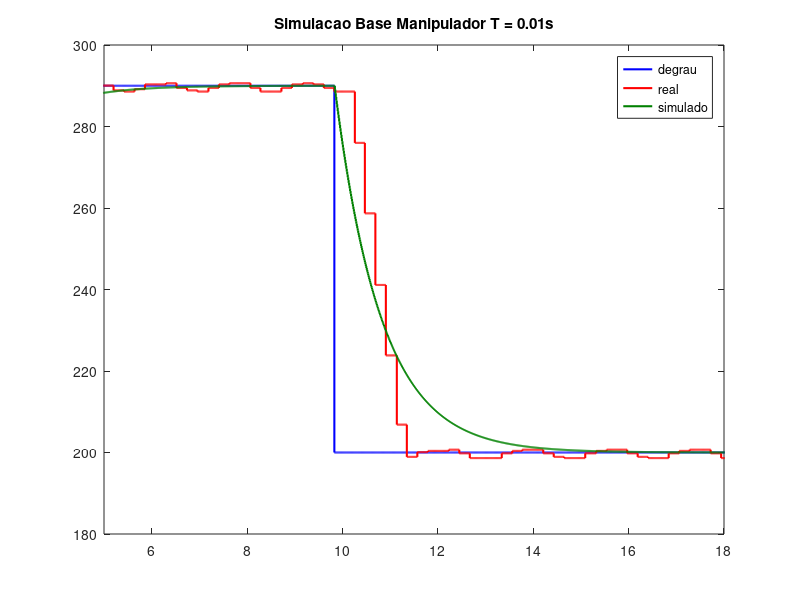
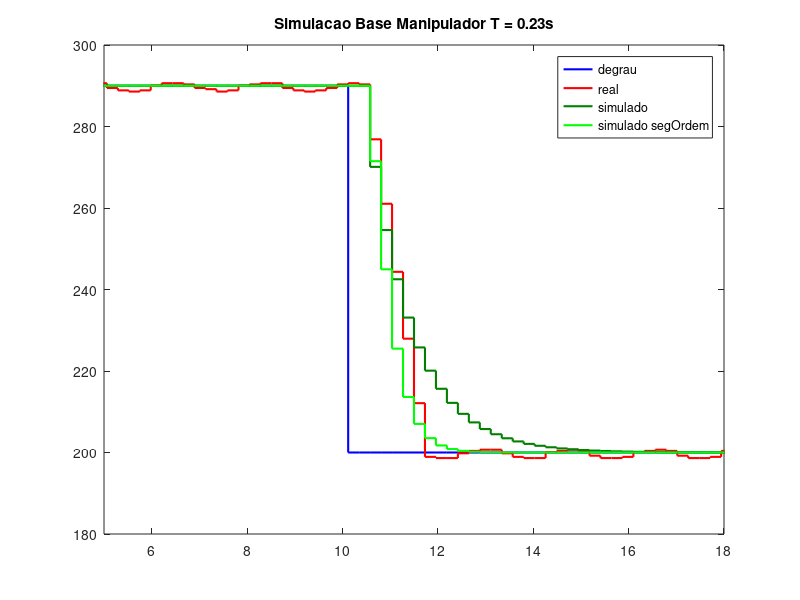
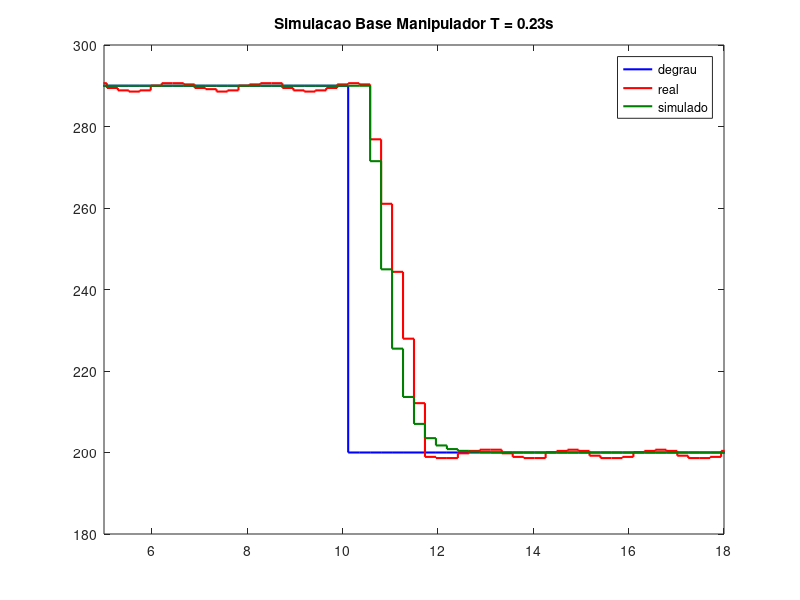
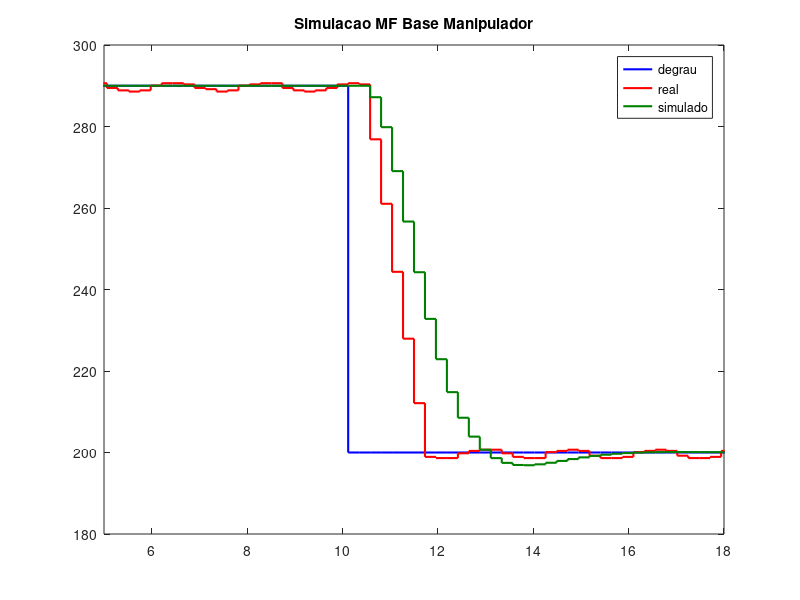

MATLAB code for these plots, in order:
clc;
close all;

load('inputBase0_01.mat')
load('outputBase0_01.mat')
load('inputBase0_23.mat')
load('outputBase0_23.mat')

darkGreen = [0, 0.5, 0];
darknessGreen = [0, 0.1, 0];

tfBase0_01 = tf([0.0102],[1 -0.9898],0.01)

% Um polo - Discreto direto
tfBase0_23 = tf(1,[.92 1])
tfBase0_23 = c2d(tfBase0_23, 0.23,'zoh')
% Dois polos
tfBase0_23_segOrdem = tf([13.3384],[1 7.3043 13.3384])
tfBase0_23_segOrdem = c2d(tfBase0_23_segOrdem, 0.23,'zoh')

timeBase0_01 = 0:0.01:19.99;
timeBase0_23 = 0:0.23:19.78;

refBase0_23_estab = zeros(1,187);
timeBase0_23_estab = 0:0.23:42.78;

for idx = 1:187
    if idx <= 145
        refBase0_23_estab(1,idx) = 290;
    else
        refBase0_23_estab(1,idx) = 200;
    end
end

resultStepBase0_01 = lsim(tfBase0_01,inputBase0_01,timeBase0_01);

resultStepBase0_23 = lsim(tfBase0_23,refBase0_23_estab,timeBase0_23_estab);
resultStepBase0_23_segOrdem = lsim(tfBase0_23_segOrdem,refBase0_23_estab,timeBase0_23_estab);

figure(1)
stairs(timeBase0_01(1,:),inputBase0_01(:,1),'b', 'LineWidth', 1.5);
hold on
stairs(timeBase0_01(1,:),outputBase0_01(:,1),'r', 'LineWidth', 1.5);
hold on
stairs(timeBase0_01(1,:),resultStepBase0_01,'Color',[0,.5,0], 'LineWidth', 1.5);
axis([5 18 180 300])
legend('degrau','real','simulado')
title('Simulacao Base Manipulador T = 0.01s')

figure(2)
stairs(timeBase0_23(1,:),inputBase0_23(:,1),'b', 'LineWidth', 1.5);
hold on
stairs(timeBase0_23(1,:),outputBase0_23(:,1),'r', 'LineWidth', 1.5);
hold on
stairs(timeBase0_23(1,:),resultStepBase0_23(101:187,1),'Color',darkGreen, 'LineWidth', 1.5);
hold on
stairs(timeBase0_23(1,:),resultStepBase0_23_segOrdem(101:187,1),'g', 'LineWidth', 1.5);
axis([5 18 180 300])
legend('degrau','real','simulado', 'simulado segOrdem')
title('Simulacao Base Manipulador T = 0.23s')

figure(3)
stairs(timeBase0_23(1,:),inputBase0_23(:,1),'b', 'LineWidth', 1.5);
hold on
stairs(timeBase0_23(1,:),outputBase0_23(:,1),'r', 'LineWidth', 1.5);
hold on
stairs(timeBase0_23(1,:),resultStepBase0_23_segOrdem(101:187,1),'Color',darkGreen, 'LineWidth', 1.5);
axis([5 18 180 300])
legend('degrau','real','simulado')
title('Simulacao Base Manipulador T = 0.23s')

% ---------------------------- Malha Fechada -------------------------

% C_BASE = C_FOREARM = ( 3.74*s + 3.4 ) / s
% 
% pid = kp + ki/s + kd*s
% 
% Zero = -0.909090
% Polo = 0
% 
% Kp = 3.74
% Ki = 3.4

%c_pi = tf([3.74 3.4],[1 0])
%c_pi = c2d(c_pi,0.23,'zoh')
% c_pi = tf([0.41305 -0.200783605],[1 -1],0.23)

% Tirando o zero nao minimo do controlador
c_pi = tf([0.152 0.032],[1 -1],0.23)
mf_Base = feedback(c_pi*tfBase0_23_segOrdem,1)

result_mf_step_base = lsim(mf_Base,refBase0_23_estab,timeBase0_23_estab);

figure(4)
stairs(timeBase0_23(1,:),inputBase0_23(:,1),'b', 'LineWidth', 1.5);
hold on
stairs(timeBase0_23(1,:),outputBase0_23(:,1),'r', 'LineWidth', 1.5);
hold on
stairs(timeBase0_23(1,:),result_mf_step_base(101:187,1),'b','Color',darkGreen, 'LineWidth', 1.5);
axis([5 18 180 300])
legend('degrau','real','simulado')
title('Simulacao MF Base Manipulador')